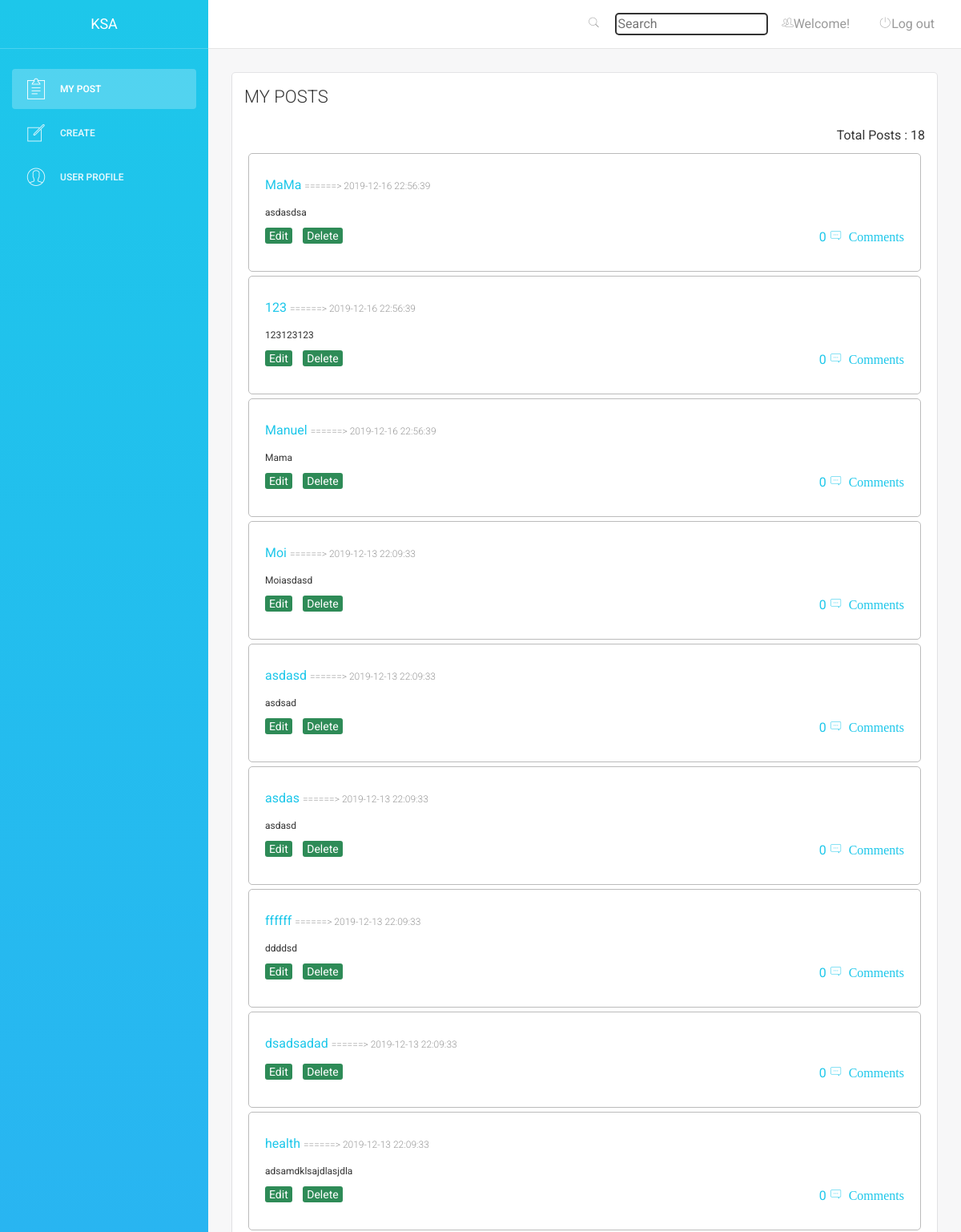
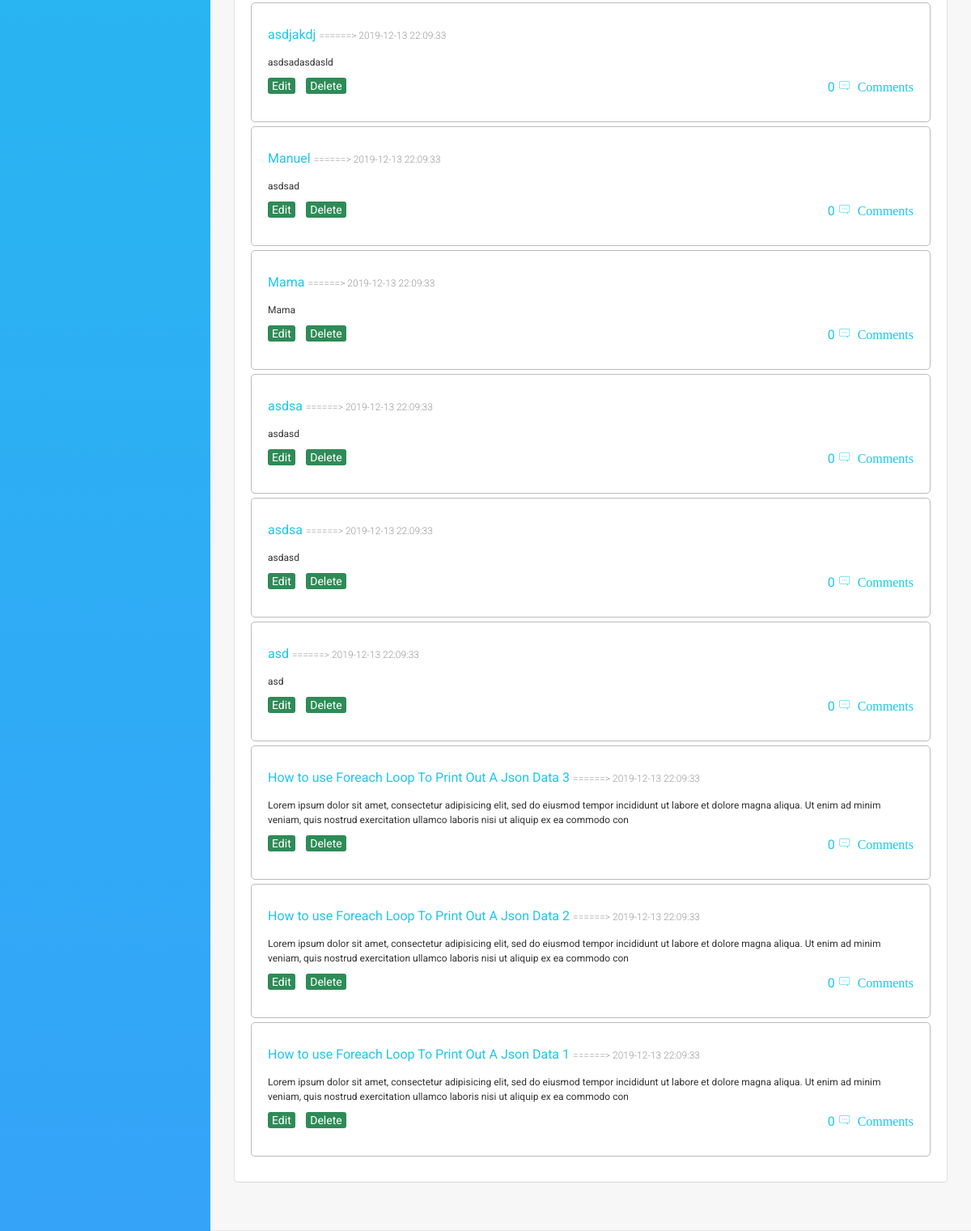
The app's page /userdashboard/userposts.php, older data (2 pictures, top to bottom).
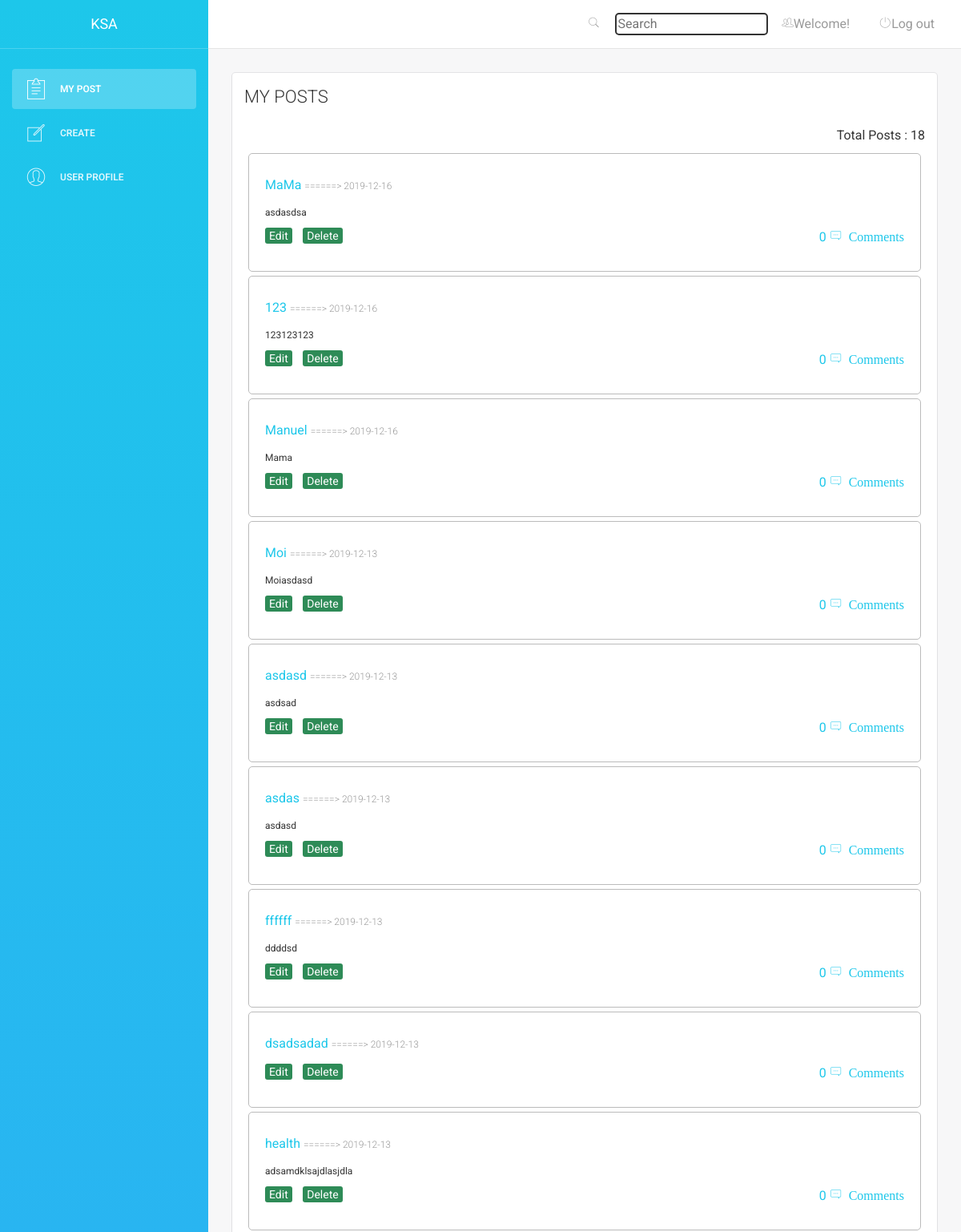
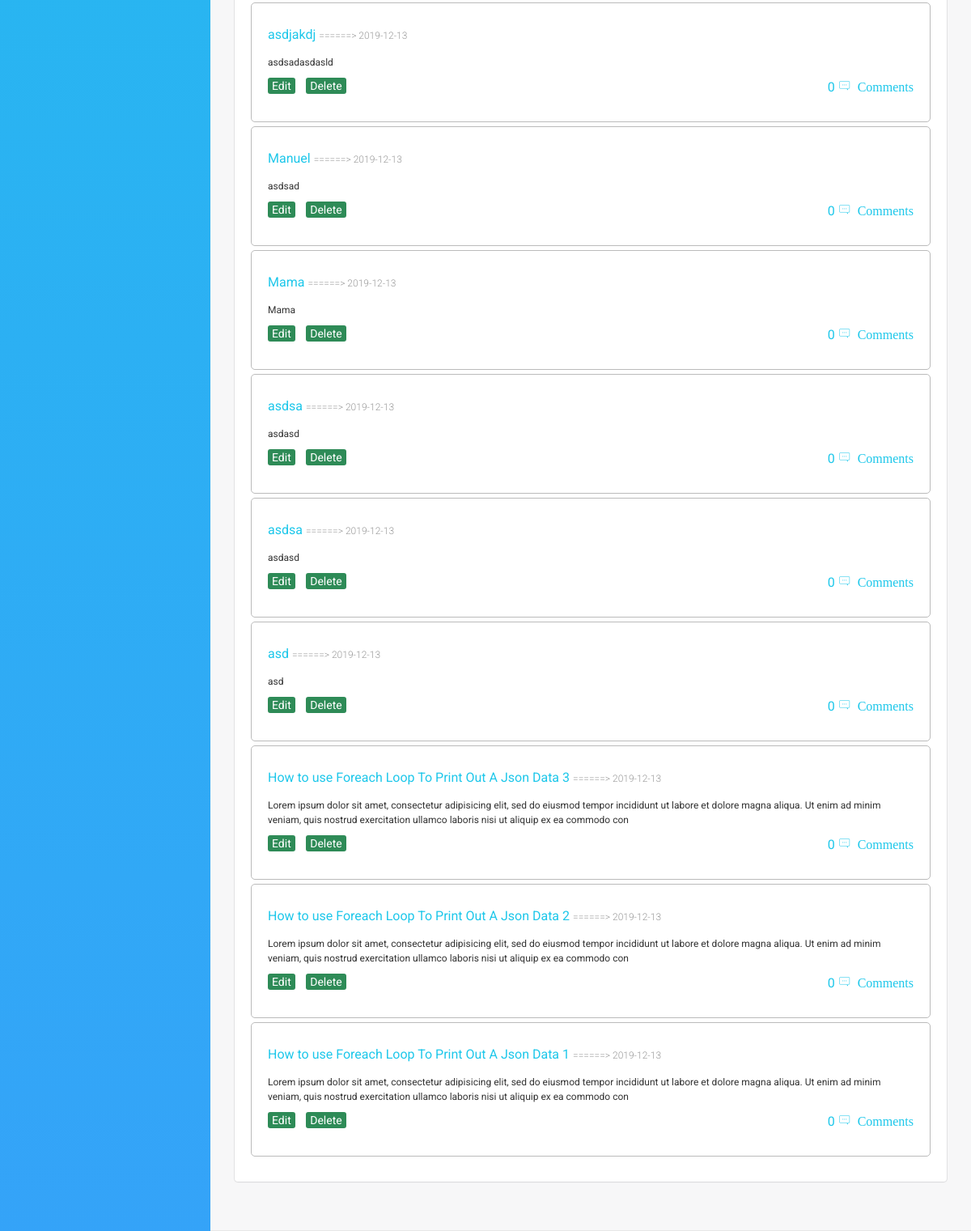
The same page, newer data (2 pictures, top to bottom).
### tables this page shows
CREATE TABLE `tbl_posts` (
  `post_id` int(11) NOT NULL,
  `user_id` varchar(20) NOT NULL,
  `post_title` varchar(100) NOT NULL,
  `post_description` varchar(225) NOT NULL,
  `num_most_comment` int(11) NOT NULL,
  `created_at` timestamp NOT NULL DEFAULT current_timestamp()
);

CREATE TABLE `tbl_users` (
  `user_id` int(11) NOT NULL,
  `full_name` varchar(50) NOT NULL,
  `username` varchar(20) NOT NULL,
  `email` varchar(70) NOT NULL,
  `password` varchar(225) NOT NULL,
  `account_type` int(1) NOT NULL,
  `user_profile_pic` varchar(225) NOT NULL,
  `created_at` date NOT NULL DEFAULT current_timestamp()
);

### userdashboard/server.php (called while the page is built, shortened)
<?php
	$db = mysqli_connect('localhost', 'root', '', 'db_forum');
		$result_posts =mysqli_query($db, "SELECT * FROM tbl_posts INNER JOIN tbl_users ON tbl_posts.user_id = tbl_users.user_id ORDER BY post_id DESC ");
 ?>

### userdashboard/userposts.php (the view, shortened to what this page needs)
<?php
    include 'server.php';
 ?>
<!DOCTYPE html>
<html lang="en">
<head>
    <link href="assets/css/bootstrap.min.css" rel="stylesheet" />
    <link href="assets/css/animate.min.css" rel="stylesheet"/>
    <link href="assets/css/light-bootstrap-dashboard.css?v=1.4.0" rel="stylesheet"/>
    <link href="assets/css/demo.css" rel="stylesheet" />
    <link href="http://maxcdn.bootstrapcdn.com/font-awesome/4.2.0/css/font-awesome.min.css" rel="stylesheet">
    <link href="assets/css/pe-icon-7-stroke.css" rel="stylesheet" />
</head>
<body>
<div class="wrapper">
     <div class="sidebar" data-color="azure">
        <div class="sidebar-wrapper">
            <div class="logo">
                <a href="../index.php" class="simple-text">
                    KSA
                </a>
            </div>
            <ul class="nav">
                <li class="active">
                    <a href="userposts.php">
                        <i class="pe-7s-note2"></i>
                        <p>My Post</p>
                    </a>
                </li>
                <li>
                    <a href="createpost.php">
                        <i class="pe-7s-note"></i>
                        <p>Create</p>
                    </a>
                </li>
                <li>
                    <a href="user.php">
                        <i class="pe-7s-user"></i>
                        <p>User Profile</p>
                    </a>
                </li>
            </ul>
        </div>
    </div>
    <div class="main-panel">
        <nav class="navbar navbar-default navbar-fixed">
            <div class="container-fluid">
                 <div class="collapse navbar-collapse">
                    <ul class="nav navbar-nav navbar-right">
                        <li style="display: flex; align-items: center;">
                           <a>
                                <i class="pe-7s-search"></i></a>
                            <form>
                               <input type="search" name="" placeholder="Search" style="border: 2px solid; border-radius: 5px; background:transparent;">
                            </form>
                        </li>
                        <li>
                           <a href="" style="display: flex;">
                                <i class="pe-7s-users"></i>
                               <p> Welcome! <?php echo $_SESSION["username"]; ?></p>
                            </a>
                        </li>
                        <li>
                            <a href="logout.php" style="display: flex;">
                                <i class="pe-7s-power"></i>
                                <p> Log out</p>
                            </a>
                        </li>
                    </ul>
                </div>
            </div>
        </nav>
        <div class="content">
            <div class="container-fluid">
                <div class="row">
                    <div class="col-md-12">
                        <div class="card">
                            <div class="header">
                                <h4 class="title">MY POSTS</h4>
                            </div>
                            <div class="content">
                                <form>
                                    <div class="row">
                                        <div class="col-md-12">
                                            <div class="form-group"style="text-align: right;">
                                                <p> Total Posts : <?php echo mysqli_num_rows($result_posts) ?> </p>
                                                <?php
                                                    while ($row = mysqli_fetch_array($result_posts)) { ?>
                                                <div class="posthistory">
                                                <h5><a href="../single-post.php?post=<?php echo $row['post_id'];?>"><?php echo $row['post_title'];?></a>  <small> ======> <?php echo $row['created_at']; ?> </small>
                                                    </h5>
                                                <p style="font-size: 12px">
                                                    <?php echo $row['post_description']; ?>
                                                    </p>
                                                <div style="display: flex; justify-content: space-between">
                                                <div>
                                                <a class="userbtn_edit" href="createpost.php?edit=<?php echo $row['post_id'];?>"> Edit</a>
                                                <a class="userbtn_delete" href="server.php?del=<?php echo $row['post_id'];?>"> Delete</a>
                                                </div>
                                                <div align="right">
                                                <a href="">
                                                    <p>
                                                        0
                                                     <i class="pe-7s-comment"> Comments</i></p></a>
                                                </div>
                                                </div>
                                                </div>
                                                <?php }
                                                ?>
                                            </div>
                                        </div>
                                    </div>
                                </form>
                            </div>
                        </div>
                    </div>
                </div>
            </div>
        </div>
    </div>
</div>
</body>
</html>

### userdashboard/userposts.php (style rules this page uses)
.userbtn_edit { text-decoration: none; padding: 2px 5px; background: #2E8B57; color: white; border-radius: 3px; margin-right: 10px; }
.userbtn_delete { text-decoration: none; padding: 2px 5px; background: #2E8B57; color: white; border-radius: 3px; }
.posthistory { margin:auto;text-align: left;padding: 20px;border: 1px solid #bbbbbb; border-radius: 5px; margin: 5px; }

Row changes from the older to the newer data that the page shows:
changed through a linked row, tbl_posts "MaMa": user.created_at "2019-12-16 22:56:39" → "2019-12-16"
changed through a linked row, tbl_posts (number 2 of 18 on the later page): user.created_at "2019-12-16 22:56:39" → "2019-12-16"
changed through a linked row, tbl_posts (number 3 of 18 on the later page): user.created_at "2019-12-16 22:56:39" → "2019-12-16"
changed through a linked row, tbl_posts "Moi": user.created_at "2019-12-13 22:09:33" → "2019-12-13"
changed through a linked row, tbl_posts (number 5 of 18 on the later page): user.created_at "2019-12-13 22:09:33" → "2019-12-13"
changed through a linked row, tbl_posts "asdas": user.created_at "2019-12-13 22:09:33" → "2019-12-13"
changed through a linked row, tbl_posts "ffffff": user.created_at "2019-12-13 22:09:33" → "2019-12-13"
changed through a linked row, tbl_posts "dsadsadad": user.created_at "2019-12-13 22:09:33" → "2019-12-13"
changed through a linked row, tbl_posts "health": user.created_at "2019-12-13 22:09:33" → "2019-12-13"
changed through a linked row, tbl_posts "asdjakdj": user.created_at "2019-12-13 22:09:33" → "2019-12-13"
changed through a linked row, tbl_posts (number 11 of 18 on the later page): user.created_at "2019-12-13 22:09:33" → "2019-12-13"
changed through a linked row, tbl_posts (number 12 of 18 on the later page): user.created_at "2019-12-13 22:09:33" → "2019-12-13"
changed through a linked row, tbl_posts (number 13 of 18 on the later page): user.created_at "2019-12-13 22:09:33" → "2019-12-13"
changed through a linked row, tbl_posts (number 14 of 18 on the later page): user.created_at "2019-12-13 22:09:33" → "2019-12-13"
changed through a linked row, tbl_posts "asd": user.created_at "2019-12-13 22:09:33" → "2019-12-13"
changed through a linked row, tbl_posts "How to use Foreach Loop To Print Out A Json Data 3": user.created_at "2019-12-13 22:09:33" → "2019-12-13"
changed through a linked row, tbl_posts "How to use Foreach Loop To Print Out A Json Data 2": user.created_at "2019-12-13 22:09:33" → "2019-12-13"
changed through a linked row, tbl_posts "How to use Foreach Loop To Print Out A Json Data 1": user.created_at "2019-12-13 22:09:33" → "2019-12-13"
